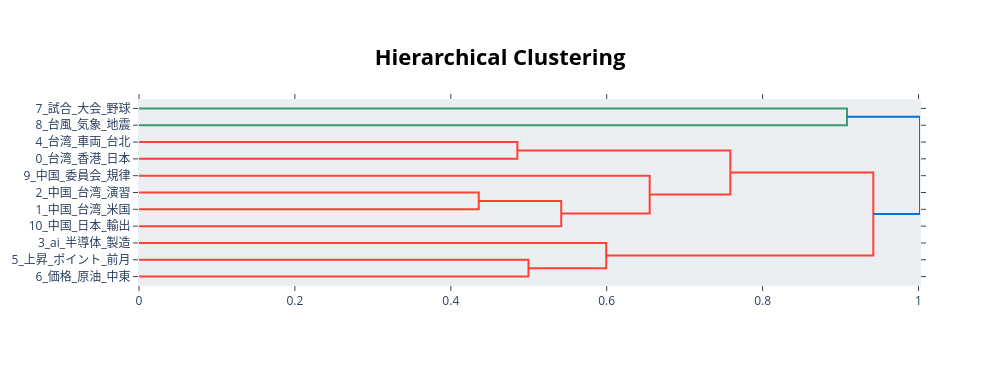

Notebook cell for this chart:
### Code cell
fig_hierarchy = topic_model.visualize_hierarchy()
fig_hierarchy.show()

### Figure 1 — Plotly figure (JSON) as saved in the notebook; plotly's stock layout.template omitted (floating-point values rounded to 4 significant figures)
{"data": [{"hoverinfo": "text", "marker": {"color": "rgb(61,153,112)"}, "mode": "lines", "type": "scatter", "x": [0.0, 0.9082, 0.9082, 0.0], "xaxis": "x", "y": [-5.0, -5.0, -15.0, -15.0], "yaxis": "y"}, {"hoverinfo": "text", "marker": {"color": "rgb(255,65,54)"}, "mode": "lines", "type": "scatter", "x": [0.0, 0.4854, 0.4854, 0.0], "xaxis": "x", "y": [-25.0, -25.0, -35.0, -35.0], "yaxis": "y"}, {"hoverinfo": "text", "marker": {"color": "rgb(255,65,54)"}, "mode": "lines", "type": "scatter", "x": [0.0, 0.4358, 0.4358, 0.0], "xaxis": "x", "y": [-55.0, -55.0, -65.0, -65.0], "yaxis": "y"}, {"hoverinfo": "text", "marker": {"color": "rgb(255,65,54)"}, "mode": "lines", "type": "scatter", "x": [0.4358, 0.5417, 0.5417, 0.0], "xaxis": "x", "y": [-60.0, -60.0, -75.0, -75.0], "yaxis": "y"}, {"hoverinfo": "text", "marker": {"color": "rgb(255,65,54)"}, "mode": "lines", "type": "scatter", "x": [0.0, 0.6551, 0.6551, 0.5417], "xaxis": "x", "y": [-45.0, -45.0, -67.5, -67.5], "yaxis": "y"}, {"hoverinfo": "text", "marker": {"color": "rgb(255,65,54)"}, "mode": "lines", "type": "scatter", "x": [0.4854, 0.7586, 0.7586, 0.6551], "xaxis": "x", "y": [-30.0, -30.0, -56.25, -56.25], "yaxis": "y"}, {"hoverinfo": "text", "marker": {"color": "rgb(255,65,54)"}, "mode": "lines", "type": "scatter", "x": [0.0, 0.4996, 0.4996, 0.0], "xaxis": "x", "y": [-95.0, -95.0, -105.0, -105.0], "yaxis": "y"}, {"hoverinfo": "text", "marker": {"color": "rgb(255,65,54)"}, "mode": "lines", "type": "scatter", "x": [0.0, 0.5994, 0.5994, 0.4996], "xaxis": "x", "y": [-85.0, -85.0, -100.0, -100.0], "yaxis": "y"}, {"hoverinfo": "text", "marker": {"color": "rgb(255,65,54)"}, "mode": "lines", "type": "scatter", "x": [0.7586, 0.942, 0.942, 0.5994], "xaxis": "x", "y": [-43.12, -43.12, -92.5, -92.5], "yaxis": "y"}, {"hoverinfo": "text", "marker": {"color": "rgb(0,116,217)"}, "mode": "lines", "type": "scatter", "x": [0.9082, 1.002, 1.002, 0.942], "xaxis": "x", "y": [-10.0, -10.0, -67.81, -67.81], "yaxis": "y"}], "layout": {"autosize": false, "height": 365, "hoverlabel": {"bgcolor": "white", "font": {"family": "Rockwell", "size": 16}}, "hovermode": "closest", "plot_bgcolor": "#ECEFF1", "showlegend": false, "title": {"font": {"color": "Black", "size": 22}, "text": "<b>Hierarchical Clustering</b>", "x": 0.5, "xanchor": "center", "yanchor": "top"}, "width": 1000, "xaxis": {"mirror": "allticks", "rangemode": "tozero", "showgrid": false, "showline": true, "showticklabels": true, "ticks": "outside", "type": "linear", "zeroline": false}, "yaxis": {"mirror": "allticks", "range": [-110, 0], "rangemode": "tozero", "showgrid": false, "showline": true, "showticklabels": true, "tickmode": "array", "ticks": "outside", "ticktext": ["7_試合_大会_野球", "8_台風_気象_地震", "4_台湾_車両_台北", "0_台湾_香港_日本", "9_中国_委員会_規律", "2_中国_台湾_演習", "1_中国_台湾_米国", "10_中国_日本_輸出", "3_ai_半導体_製造", "5_上昇_ポイント_前月", "6_価格_原油_中東"], "tickvals": [-5, -15, -25, -35, -45, -55, -65, -75, -85, -95, -105], "type": "linear", "zeroline": false}}}
